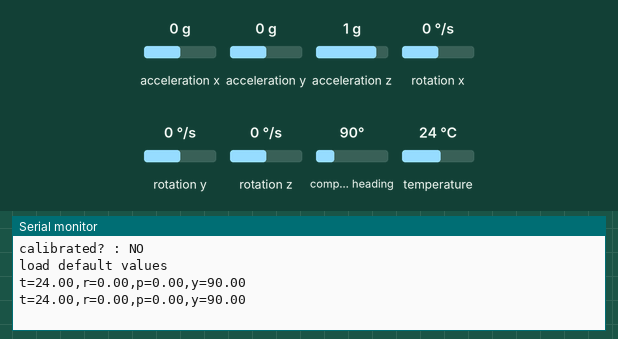
This sketch was run on a simulated Arduino Uno, built with avr-gcc and run on an emulated ATmega328P. Parts: the last lines printed to the serial monitor. The inputs (shaded band) are chosen by the test bench; at power-on: acceleration x 0 g, acceleration y 0 g, acceleration z 1 g, compass heading 90°, temperature 24 °C, rotation x 0 °/s, rotation y 0 °/s, rotation z 0 °/s.

Above: at 2.2 s.
2.3 s: acceleration x set to -1.4 g
At 3.6 s:
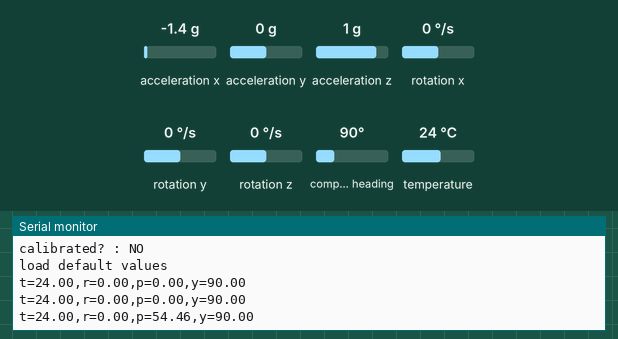
3.8 s: acceleration y set to -1.4 g
At 4.8 s:
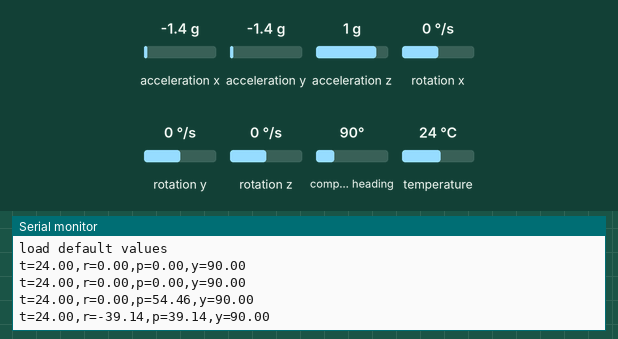
5.3 s: acceleration z set to -1.4 g
At 6.5 s:
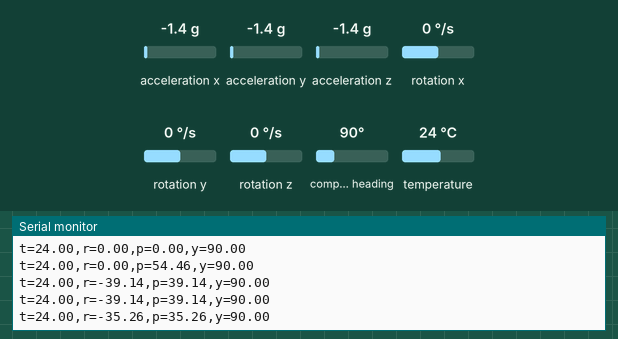
6.8 s: compass heading set to 7°
At 7.4 s:
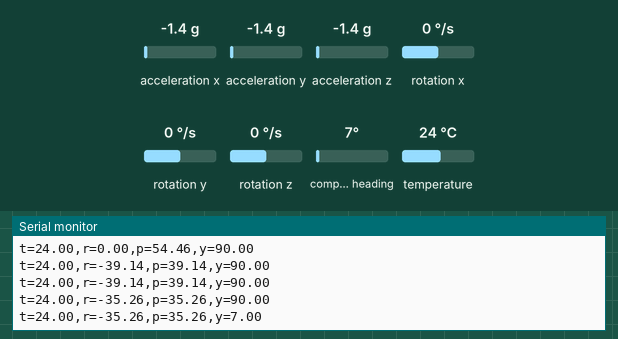
8.3 s: temperature set to 12 °C
At 9.8 s:
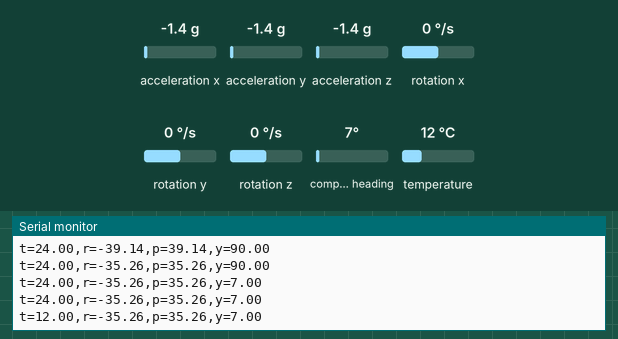
Timing chart, 0 to 10.8 s (numbered marks = the images above; inputs shaded):
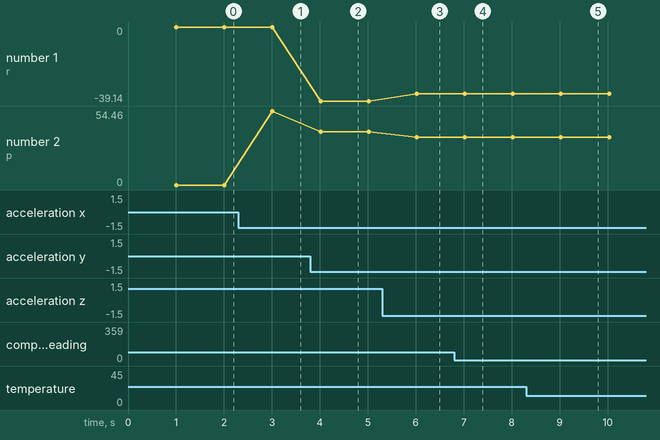

Measured:
- after the input at 2.3 s, the serial monitor: prints a new line after 0.71 s (image 1)
- after the input at 3.8 s, the serial monitor: prints a new line after 0.21 s (image 2)
- after the input at 5.3 s, the serial monitor: prints a new line after 0.72 s (image 3)
- after the input at 6.8 s, the serial monitor: prints a new line after 0.22 s (image 4)
- after the input at 8.3 s, the serial monitor: prints a new line after 0.73 s (image 5)
- plotted number 1: 0 → -39.14 after the input at 3.8 s, -39.14 → -35.26 after the input at 5.3 s
- plotted number 2: 0 → 54.46 after the input at 2.3 s, 54.46 → 39.14 after the input at 3.8 s, 39.14 → 35.26 after the input at 5.3 s

The sketch:

Parktronik-firmware.ino
```cpp
#include "MPU9250.h"
#include "eeprom_utils.h"

// http://go-hiking.ru/tools/declination/
// 7 градусов для Краснодара, 10 для Москвы
// http://www.magnetic-declination.com/ ещё источник

MPU9250 mpu;

//#define DEBUG

void setup() {
    Serial.begin(115200);

    #ifdef DEBUG
      Serial.println("Start");
    #endif

    pinMode(2, INPUT_PULLUP);
    Wire.begin();
    delay(1000);
    mpu.setup(0x68);  // change to your own address

    #ifdef DEBUG
      Serial.println("MPU init done");
    #endif

//    if (digitalRead(2) == 0) {
    if (false) {
//    if (true) {
      // Кнопка нажата, ушли в калибровку

      #ifdef DEBUG
        Serial.println("Start GYRO calibration");
      #endif
      mpu.calibrateAccelGyro();
      #ifdef DEBUG
        Serial.println("Done GYRO calibration. Start MAG calibration");
      #endif
      mpu.calibrateMag();
      #ifdef DEBUG
        Serial.println("Done MAG calibration");
      #endif

      saveCalibration();
    }

    loadCalibration();
    mpu.setMagneticDeclination(7);
}

uint32_t myTimer1;


void loop() {
    if (mpu.update()) {
      if (millis() - myTimer1 >= 1000) {
        myTimer1 = millis();

        Serial.print("t=");
        Serial.print(mpu.getTemperature());
        Serial.print(",r=");
        Serial.print(mpu.getRoll());
        Serial.print(",p=");
        Serial.print(mpu.getPitch());
        Serial.print(",y=");
        Serial.println(mpu.getYaw());
      }
    }
}
```

eeprom_utils.h
```cpp
#include <EEPROM.h>
#include "MPU9250.h"

const uint8_t EEPROM_SIZE = 1 + sizeof(float) * 3 * 4;
extern MPU9250 mpu;

enum EEP_ADDR
{
    EEP_CALIB_FLAG = 0x00,
    EEP_ACC_BIAS = 0x01,
    EEP_GYRO_BIAS = 0x0D,
    EEP_MAG_BIAS = 0x19,
    EEP_MAG_SCALE = 0x25
};

void writeByte(int address, byte value){
  EEPROM.put(address, value);
}

void writeFloat(int address, float value){
  EEPROM.put(address, value);
}

byte readByte(int address){
  byte valueIn;
  EEPROM.get(address, valueIn);
  return valueIn;
}

float readFloat(int address){
  float valueIn;
  EEPROM.get(address, valueIn);
  return valueIn;
}

void clearCalibration()
{
    writeByte(EEP_CALIB_FLAG, 0);
}

bool isCalibrated()
{
    return (readByte(EEP_CALIB_FLAG) == 0x01);
}

void saveCalibration()
{
    writeByte(EEP_CALIB_FLAG, 1);
    writeFloat(EEP_ACC_BIAS + 0, mpu.getAccBias(0));
    writeFloat(EEP_ACC_BIAS + 4, mpu.getAccBias(1));
    writeFloat(EEP_ACC_BIAS + 8, mpu.getAccBias(2));
    writeFloat(EEP_GYRO_BIAS + 0, mpu.getGyroBias(0));
    writeFloat(EEP_GYRO_BIAS + 4, mpu.getGyroBias(1));
    writeFloat(EEP_GYRO_BIAS + 8, mpu.getGyroBias(2));
    writeFloat(EEP_MAG_BIAS + 0, mpu.getMagBias(0));
    writeFloat(EEP_MAG_BIAS + 4, mpu.getMagBias(1));
    writeFloat(EEP_MAG_BIAS + 8, mpu.getMagBias(2));
    writeFloat(EEP_MAG_SCALE + 0, mpu.getMagScale(0));
    writeFloat(EEP_MAG_SCALE + 4, mpu.getMagScale(1));
    writeFloat(EEP_MAG_SCALE + 8, mpu.getMagScale(2));
}

void loadCalibration()
{
    if (isCalibrated())
    {
        Serial.println("calibrated? : YES");
        Serial.println("load calibrated values");
        mpu.setAccBias(0, readFloat(EEP_ACC_BIAS + 0));
        mpu.setAccBias(1, readFloat(EEP_ACC_BIAS + 4));
        mpu.setAccBias(2, readFloat(EEP_ACC_BIAS + 8));
        mpu.setGyroBias(0, readFloat(EEP_GYRO_BIAS + 0));
        mpu.setGyroBias(1, readFloat(EEP_GYRO_BIAS + 4));
        mpu.setGyroBias(2, readFloat(EEP_GYRO_BIAS + 8));
        mpu.setMagBias(0, readFloat(EEP_MAG_BIAS + 0));
        mpu.setMagBias(1, readFloat(EEP_MAG_BIAS + 4));
        mpu.setMagBias(2, readFloat(EEP_MAG_BIAS + 8));
        mpu.setMagScale(0, readFloat(EEP_MAG_SCALE + 0));
        mpu.setMagScale(1, readFloat(EEP_MAG_SCALE + 4));
        mpu.setMagScale(2, readFloat(EEP_MAG_SCALE + 8));
    }
    else
    {
        Serial.println("calibrated? : NO");
        Serial.println("load default values");
        mpu.setAccBias(0, +0.005);
        mpu.setAccBias(1, -0.008);
        mpu.setAccBias(2, -0.001);
        mpu.setGyroBias(0, +1.5);
        mpu.setGyroBias(1, -0.5);
        mpu.setGyroBias(2, +0.7);
        mpu.setMagBias(0, +186.41);
        mpu.setMagBias(1, -197.91);
        mpu.setMagBias(2, -425.55);
        mpu.setMagScale(0, +1.07);
        mpu.setMagScale(1, +0.95);
        mpu.setMagScale(2, +0.99);
    }
}

void printCalibration()
{
    Serial.println("< calibration parameters >");
    Serial.print("calibrated? : ");
    Serial.println(readByte(EEP_CALIB_FLAG) ? "YES" : "NO");
    Serial.print("acc bias x  : ");
    Serial.println(readFloat(EEP_ACC_BIAS + 0) * 1000.f);
    Serial.print("acc bias y  : ");
    Serial.println(readFloat(EEP_ACC_BIAS + 4) * 1000.f);
    Serial.print("acc bias z  : ");
    Serial.println(readFloat(EEP_ACC_BIAS + 8) * 1000.f);
    Serial.print("gyro bias x : ");
    Serial.println(readFloat(EEP_GYRO_BIAS + 0));
    Serial.print("gyro bias y : ");
    Serial.println(readFloat(EEP_GYRO_BIAS + 4));
    Serial.print("gyro bias z : ");
    Serial.println(readFloat(EEP_GYRO_BIAS + 8));
    Serial.print("mag bias x  : ");
    Serial.println(readFloat(EEP_MAG_BIAS + 0));
    Serial.print("mag bias y  : ");
    Serial.println(readFloat(EEP_MAG_BIAS + 4));
    Serial.print("mag bias z  : ");
    Serial.println(readFloat(EEP_MAG_BIAS + 8));
    Serial.print("mag scale x : ");
    Serial.println(readFloat(EEP_MAG_SCALE + 0));
    Serial.print("mag scale y : ");
    Serial.println(readFloat(EEP_MAG_SCALE + 4));
    Serial.print("mag scale z : ");
    Serial.println(readFloat(EEP_MAG_SCALE + 8));
}

void printBytes()
{
    for (size_t i = 0; i < EEPROM_SIZE; ++i)
        Serial.println(readByte(i), HEX);
}

void setupEEPROM()
{
    Serial.println("EEPROM start");

    if (!isCalibrated())
    {
        Serial.println("Need Calibration!!");
    }
    Serial.println("EEPROM calibration value is : ");
    printCalibration();
    Serial.println("Loaded calibration value is : ");
    loadCalibration();
}
```
